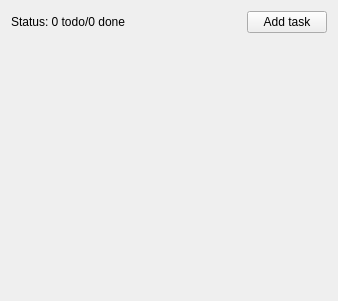
<?xml version="1.0" encoding="UTF-8"?>
<ui version="4.0">
 <class>MainWindow</class>
 <widget class="QMainWindow" name="MainWindow">
  <property name="geometry">
   <rect>
    <x>0</x>
    <y>0</y>
    <width>338</width>
    <height>301</height>
   </rect>
  </property>
  <property name="windowTitle">
   <string>Todo</string>
  </property>
  <widget class="QWidget" name="centralWidget">
   <layout class="QVBoxLayout" name="verticalLayout">
    <item>
     <layout class="QHBoxLayout" name="toolbarLayout">
      <item>
       <widget class="QLabel" name="statusLabel">
        <property name="text">
         <string>Status: 0 todo/0 done</string>
        </property>
       </widget>
      </item>
      <item>
       <spacer name="horizontalSpacer">
        <property name="orientation">
         <enum>Qt::Horizontal</enum>
        </property>
        <property name="sizeHint" stdset="0">
         <size>
          <width>40</width>
          <height>20</height>
         </size>
        </property>
       </spacer>
      </item>
      <item>
       <widget class="QPushButton" name="addTaskButton">
        <property name="text">
         <string>Add task</string>
        </property>
       </widget>
      </item>
     </layout>
    </item>
    <item>
     <layout class="QVBoxLayout" name="tasksLayout">
      <item>
       <spacer name="verticalSpacer">
        <property name="orientation">
         <enum>Qt::Vertical</enum>
        </property>
        <property name="sizeHint" stdset="0">
         <size>
          <width>20</width>
          <height>40</height>
         </size>
        </property>
       </spacer>
      </item>
     </layout>
    </item>
   </layout>
  </widget>
 </widget>
 <layoutdefault spacing="6" margin="11"/>
 <resources/>
 <connections/>
</ui>
